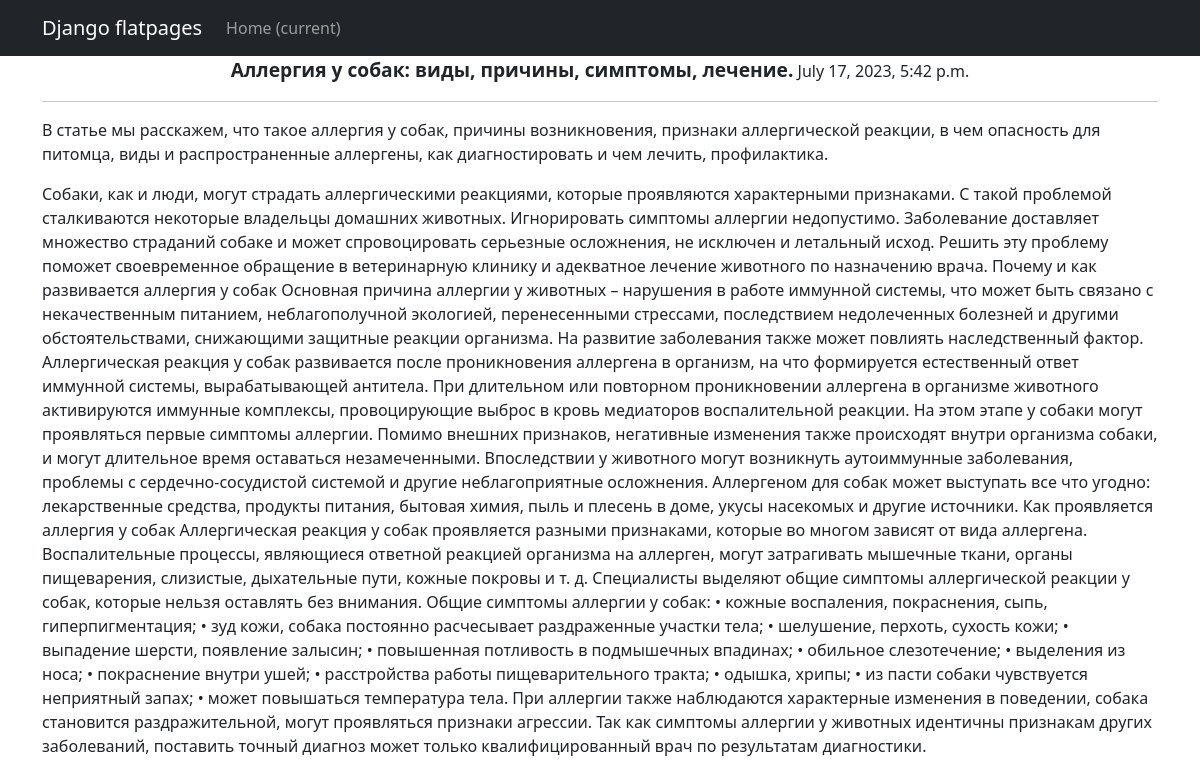
Screenshot of /news/1 with the database file from the repository.
### news/models.py (models this page shows, shortened)
class Post(models.Model):
    name = models.CharField(
        max_length=100,
        unique=True,
    )
    description = models.TextField()
    creation_time = models.DateTimeField(auto_now_add=True)
    text = models.TextField()
    category = models.ForeignKey(
        to='Category',
        on_delete=models.CASCADE,
        related_name='products',
    )

### news/views.py (the view)
# urls.py: path('<int:pk>', PostDetail.as_view()),
class PostDetail(DetailView):
    model = Post
    template_name = 'new.html'
    context_object_name = 'new'

### news/templatetags/custom_filters.py (called while the page is built)
@register.filter()
def censor(text):
    l_word = text.split()
    for i, word in enumerate(l_word):
        if word in obscene:
            l_word[i] = word[0] + '***'
    return ' '.join(l_word)

### templates/new.html (shortened to what this page needs)
{% extends 'flatpages/default.html' %}
{% load custom_filters %}
{% block content %}
    <p align="center"><b><big>{{ new.name|censor }}</big></b>
    {{ new.creation_time }}</p>
    <hr>
<p align="left">{{ new.description|censor }}</p>
<p align="left">{{ new.text|censor }}</p>
{% endblock content %}

### rows the page displays
Post: name|censor "Аллергия у собак: виды, причины, симптомы, лечение.", creation_time "July 17, 2023, 5:42 p.m.", description|censor "В статье мы расскажем, что такое аллергия у собак, причины возникновения, признаки аллергической реакции, в чем опасность для питомца, виды и распространенные аллергены, как диагностировать и чем лечить, профилактика.", text|censor "Собаки, как и люди, могут страдать аллергическими реакциями, которые проявляются характерными признаками. С такой проблемой сталкиваются некоторые владельцы домашних животных. Игнорировать симптомы аллергии недопустимо. Заболевание доставляет множество страданий собаке и может спровоцировать серьезные осложнения, не исключен и летальный исход. Решить эту проблему поможет своевременное обращение в ветеринарную клинику и адекватное лечение животного по назначению врача. Почему и как развивается аллергия у собак Основная причина аллергии у животных – нарушения в работе иммунной системы, что может быть связано с некачественным питанием, неблагополучной экологией, перенесенными стрессами,…"
